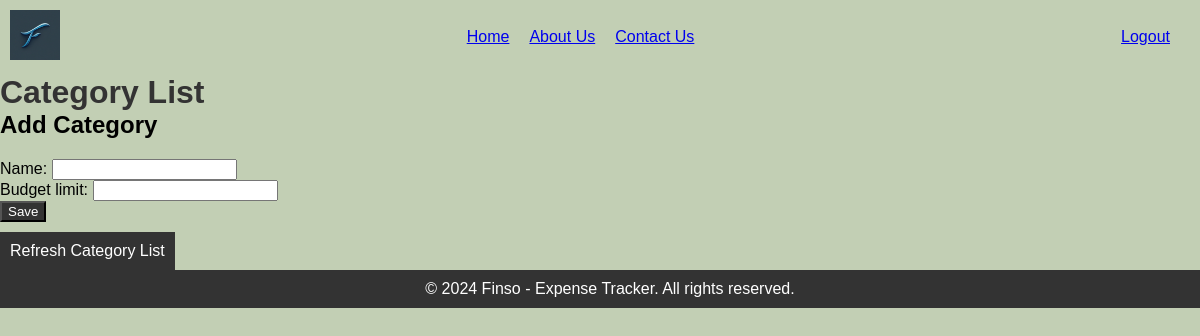
/categories/ (signed in), run on an earlier commit of the app's database.
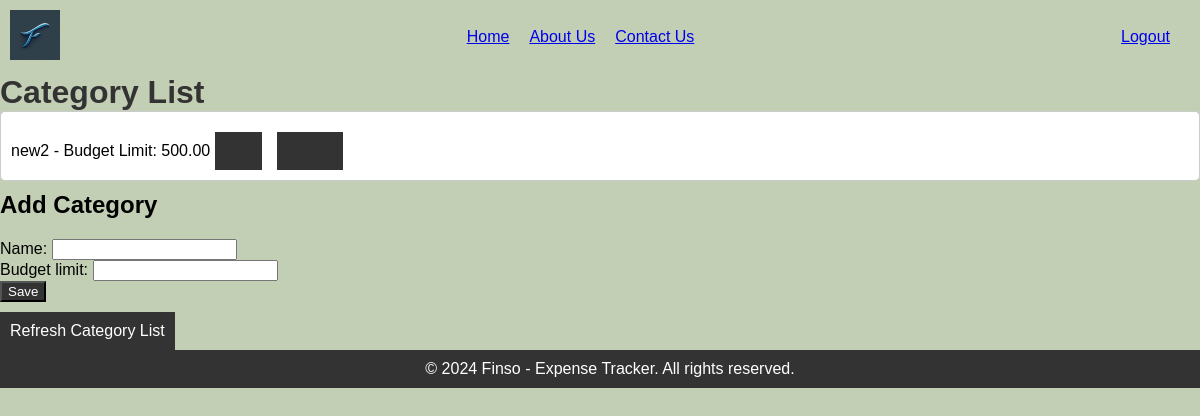
And on a later commit of the database.
### Finso_app/models.py (models this page shows, shortened)
class Category(models.Model):
    user = models.ForeignKey(User, on_delete=models.CASCADE)
    name = models.CharField(max_length=255)
    budget_limit = models.DecimalField(max_digits=10, decimal_places=2, default=True, null=False )

### Finso_app/views.py (the view)
# urls.py: path('categories/', views.category_list, name='category_list'),
@login_required
def category_list(request):
    categories = Category.objects.filter(user=request.user)
    if request.method == 'POST':
        form = CategoryForm(request.POST)
        if form.is_valid():
            category = form.save(commit=False)
            category.user = request.user
            category.save()
            return redirect('category_list')
    else:
        form = CategoryForm()
    return render(request, 'category_list.html', {'categories': categories, 'form': form})

### Finso_app/forms.py
class CategoryForm(forms.ModelForm):
    class Meta:
        model = Category
        fields = ['name', 'budget_limit']

### Finso_app/templates/category_list.html (shortened to what this page needs)
{% extends 'base.html' %}
{% block content %}
    <h1 class="category-title">Category List</h1>
    <ul class="category-list">
        {% for category in categories %}
            <li>
                {{ category.name }} - Budget Limit: {{ category.budget_limit }}
                <a href="{% url 'edit_category' category_id=category.id %}" class="category-button">Edit</a>
                <a href="{% url 'delete_category' category_id=category.id %}" class="category-button">Delete</a>
            </li>
        {% endfor %}
    </ul>
    <h2 class="category-title">Add Category</h2>
    <form method="post" action="{% url 'add_category' %}" class="category-form">
        {{ form.as_p }}
        <button type="submit">Save</button>
    </form>
    <a href="{% url 'category_list' %}" class="category-button">Refresh Category List</a>
{% endblock %}

### Finso_app/templates/base.html (shortened to what this page needs)
<!DOCTYPE html>
<html lang="en">
<head>
    {% load static %}
    <link rel="stylesheet" href="{% static 'base_home.css' %}">
    <link rel="stylesheet" href="{% static 'category_styles.css' %}">
</head>
<body>
    <nav class="navbar">
        <div class="logo">
            <img src="../static/images/logo.jpg" alt="Finso Logo">
        </div>
        <div class="nav-links">
            <ul>
                <li><a href="{% url 'home' %}">Home</a></li>
                <li><a href="#">About Us</a></li>
                <li><a href="#">Contact Us</a></li>
            </ul>
        </div>
        <div class="auth-buttons">
            {% if user.is_authenticated %}
            <ul style="list-style: none;">
            <li><a href="{% url 'logout' %}">Logout</a></li>
            </ul>
            {% else %}
            <ul class="loglist" style="list-style: none; display: flex;">
            <li><a href="{% url 'login' %}">Login</a></li>
            <li><a href="{% url 'register' %}">Register</a></li>
            </ul>
            {% endif %}
        </div>
    </nav>
    <div class="content">
        {% block content %}{% endblock %}
    </div>
    <footer>
        <p>&copy; 2024 Finso - Expense Tracker. All rights reserved.</p>
    </footer>
</body>
</html>

### Finso_app/static/base_home.css (style rules this page uses)
body, h1, h2, h3, p, ul, li { margin: 0; padding: 0; }
.auth-buttons ul { list-style: none; display: flex; }
.auth-buttons ul li { margin-right: 20px; }
body { font-family: 'Arial', sans-serif; background-color: #c2cfb4; max-width: 100vw; overflow-x: hidden; }
.navbar { background-color: #c2cfb4; color: white; display: flex; justify-content: space-between; align-items: center; padding: 10px; }
.logo img { width: 50px; }
.nav-links ul { list-style: none; display: flex; }
.nav-links ul li { margin-right: 20px; }
footer { background-color: #333; color: white; text-align: center; padding: 10px; position: relative; bottom: 0; width: 100%; }

### Finso_app/static/category_styles.css (style rules this page uses)
h1.category-title { color: #333; }
ul.category-list { list-style: none; padding: 0; }
ul.category-list li { background-color: white; padding: 10px; margin-bottom: 10px; border: 1px solid #ccc; border-radius: 5px; overflow: hidden; }
ul.category-list li a { color: #333; text-decoration: none; margin-right: 10px; }
form.category-form { margin-top: 20px; }
form.category-form button { background-color: #333; color: white; }
a.category-button { display: inline-block; padding: 10px; background-color: #333; color: white; text-decoration: none; margin-top: 10px; }

What changed in the data, as far as the page shows it:
added Category: name "new2", budget_limit "500.00"
